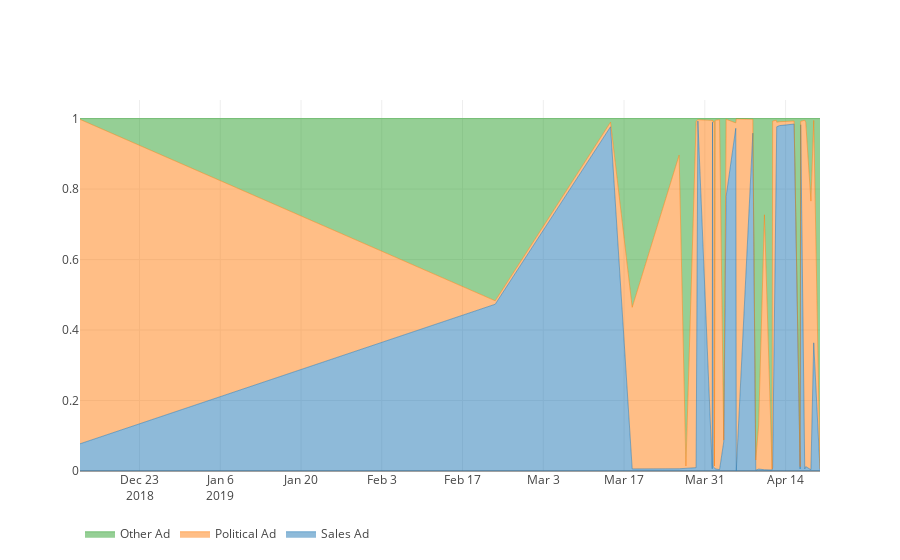

Notebook code cell kept with this figure:
### Markdown cell above
# Sponsored Posts Topical Spread

### Code cell
fig = go.Figure(data=data, layout=layout)
iplot(fig)
